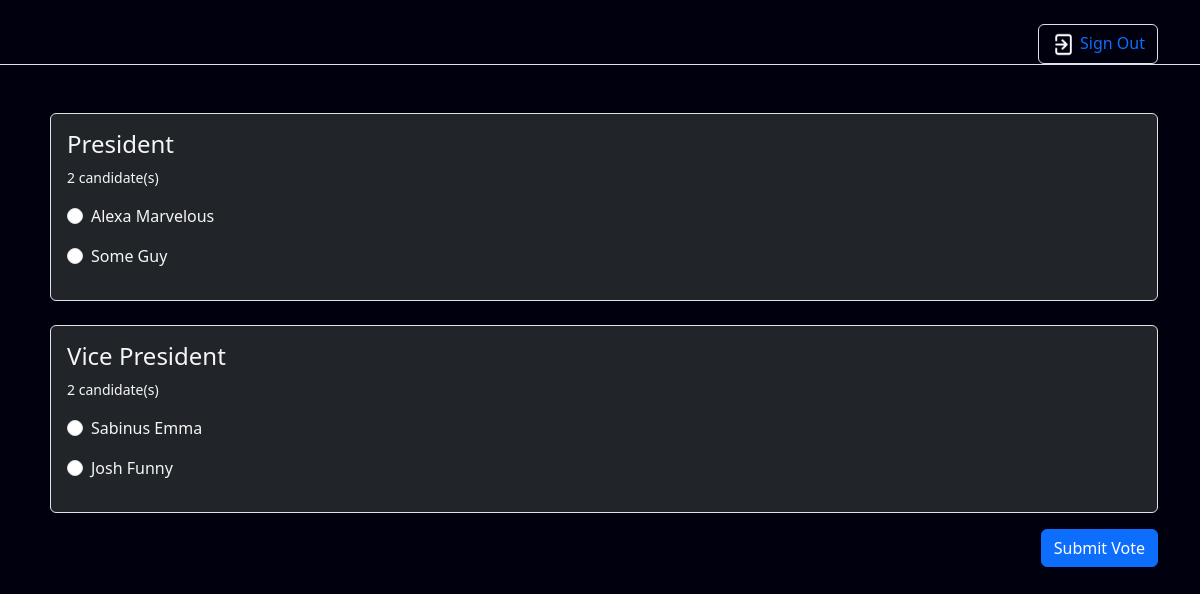
The page /voting.php?election_id=3 (signed in) on the database its author committed.
### tables this page shows
CREATE TABLE `positions` (
  `id` int(11) NOT NULL,
  `election_id` int(11) NOT NULL,
  `title` varchar(100) NOT NULL,
  `created_at` timestamp NOT NULL DEFAULT current_timestamp()
);

CREATE TABLE `candidates` (
  `id` int(11) NOT NULL,
  `position_id` int(11) NOT NULL,
  `name` varchar(255) NOT NULL
);

### voting.php (the view, shortened to what this page needs)
<?php
include_once('includes/connect.php');
if ($_SESSION['verified'] === true) {
?>
    <!DOCTYPE html>
    <html lang="en">
    <head>
        <link rel="stylesheet" href="asset/style.css" />
        <link rel="stylesheet" href="asset/bootstrap/css/bootstrap.min.css" />
    </head>
    <body class=" position-relative" style="background-color: #00000f; color: #f5f5f5;">
        <div class="border-bottom mt-4">
            <div class="container d-flex justify-content-between align-items-center ">
                <button class="btn border btn-outline-primary" data-bs-toggle="modal" data-bs-target="#staticBackdrop">
                    <img src="asset/images/signoutt.png" alt="vote" style="width: 25px;"> Sign Out
                </button>
            </div>
        </div>
        <main class=" container pt-4 w-100">
            <form action="<?php echo htmlentities($_SERVER['PHP_SELF']) ?>" method="post">
                <?php
                $psql = "SELECT * FROM positions WHERE election_id = ? ORDER BY id";
                $pstmt = $conn->prepare($psql);
                $pstmt->bind_param('i', $_GET['election_id']);
                $pstmt->execute();
                $presult = $pstmt->get_result();
                while ($prow = $presult->fetch_assoc()) {
                ?>
                    <section class=" mt-4 ms-2 p-3 border rounded-2 bg-dark">
                        <h4><?= $prow['title'] ?></h4>
                        <?php
                        $csql = "SELECT * FROM candidates WHERE position_id = ? ORDER BY id";
                        $cstmt = $conn->prepare($csql);
                        $cstmt->bind_param('i', $prow['id']);
                        $cstmt->execute();
                        $cresult = $cstmt->get_result();
                        $candidateCount = $cresult->num_rows; ?>
                        <p class=" small"><?= $candidateCount ?> candidate(s)</p>
                        <div class="">
                            <?php
                            while ($crow = $cresult->fetch_assoc()) {
                            ?>
                                <div class="form-check mb-3">
                                    <input class="form-check-input" type="radio" name="cand[<?= $prow['id'] ?>]" value="<?= $crow['id'] ?>" id="<?= $crow['id'] ?>">
                                    <label class="form-check-label" for="<?= $crow['id'] ?>">
                                        <?= $crow['name'] ?>
                                    </label>
                                </div>
                            <?php }
                            ?>
                        </div>
                    </section>
                <?php }
                ?>
                <button type="submit" name="submit_vote" class=" d-block mt-3 ms-auto btn btn-primary">Submit Vote</button>
            </form>
        </main>
    </body>
    </html>
<?php
} else {
    header("Location: login.php");
}
?>

### asset/style.css (style rules this page uses)
input::placeholder, textarea::placeholder { color: #f5f5f5; }

### rows shown on the page
positions: title "President", candidateCount "2"
candidates: name "Alexa Marvelous"
candidates: name "Some Guy"
positions: title "Vice President", candidateCount "2"
candidates: name "Sabinus Emma"
candidates: name "Josh Funny"
